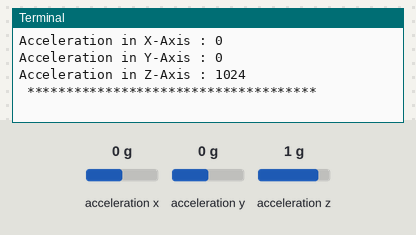
This program was run on a simulated Raspberry Pi (BCM pin numbers). On the bench: the last lines printed to the terminal. The test bench sets the inputs (shaded band); at power-on: acceleration x 0 g, acceleration y 0 g, acceleration z 1 g.

Above: at 1.2 s.
1.3 s: acceleration x set to -1.4 g
2.8 s: acceleration y set to -1.4 g
At 4.1 s:
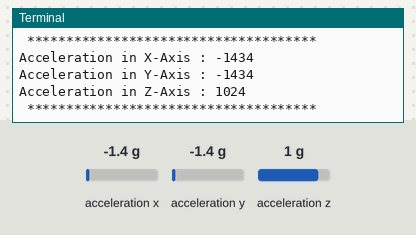
4.3 s: acceleration z set to -1.4 g
At 5.3 s:
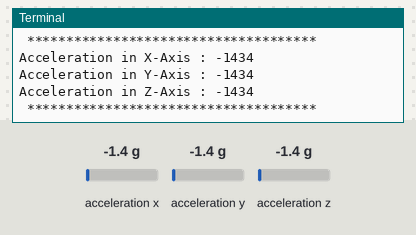

The program:

MMA8452Q.py
```python
# (licence header left out)
import smbus
import time

# Get I2C bus
bus = smbus.SMBus(1)

# I2C address of the device
MMA8452Q_DEFAULT_ADDRESS			= 0x1C

# MMA8452Q Register Map
MMA8452Q_REG_STATUS					= 0x00 # Data status Register
MMA8452Q_REG_OUT_X_MSB				= 0x01 # Output Value X MSB
MMA8452Q_REG_OUT_X_LSB				= 0x02 # Output Value X LSB
MMA8452Q_REG_OUT_Y_MSB				= 0x03 # Output Value Y MSB
MMA8452Q_REG_OUT_Y_LSB				= 0x04 # Output Value Y LSB
MMA8452Q_REG_OUT_Z_MSB				= 0x05 # Output Value Z MSB
MMA8452Q_REG_OUT_Z_LSB				= 0x06 # Output Value Z LSB
MMA8452Q_REG_SYSMOD					= 0x0B # System mode Register
MMA8452Q_REG_INT_SOURCE				= 0x0C # System Interrupt Status Register
MMA8452Q_REG_WHO_AM_I				= 0x0D # Device ID Register
MMA8452Q_REG_XYZ_DATA_CFG			= 0x0E # Data Configuration Register
MMA8452Q_REG_CTRL_REG1				= 0x2A # Control Register 1
MMA8452Q_REG_CTRL_REG2				= 0x2B # Control Register 2
MMA8452Q_REG_CTRL_REG3				= 0x2C # Control Register 3
MMA8452Q_REG_CTRL_REG4				= 0x2D # Control Register 4
MMA8452Q_REG_CTRL_REG5				= 0x2E # Control Register 5

# MMA8452Q Data Configuration Register
MMA8452Q_DATA_CFG_HPF_OUT			= 0x10 # Output Data High-Pass Filtered
MMA8452Q_DATA_CFG_FS_2				= 0x00 # Full-Scale Range = 2g
MMA8452Q_DATA_CFG_FS_4				= 0x01 # Full-Scale Range = 4g
MMA8452Q_DATA_CFG_FS_8				= 0x02 # Full-Scale Range = 8g

# MMA8452Q Control Register 1
MMA8452Q_ASLP_RATE_50				= 0x00 # Sleep mode rate = 50Hz
MMA8452Q_ASLP_RATE_12_5				= 0x40 # Sleep mode rate = 12.5Hz
MMA8452Q_ASLP_RATE_6_25				= 0x80 # Sleep mode rate = 6.25Hz
MMA8452Q_ASLP_RATE_1_56				= 0xC0 # Sleep mode rate = 1.56Hz
MMA8452Q_ODR_800					= 0x00 # Output Data Rate = 800Hz
MMA8452Q_ODR_400					= 0x08 # Output Data Rate = 400Hz
MMA8452Q_ODR_200					= 0x10 # Output Data Rate = 200Hz
MMA8452Q_ODR_100					= 0x18 # Output Data Rate = 100Hz
MMA8452Q_ODR_50						= 0x20 # Output Data Rate = 50Hz
MMA8452Q_ODR_12_5					= 0x28 # Output Data Rate = 12.5Hz
MMA8452Q_ODR_6_25					= 0x30 # Output Data Rate = 6.25Hz
MMA8452Q_ODR_1_56					= 0x38 # Output Data Rate = 1_56Hz
MMA8452Q_MODE_NORMAL				= 0x00 # Normal Mode
MMA8452Q_MODE_REDUCED_NOISE			= 0x04 # Reduced Noise Mode
MMA8452Q_MODE_FAST_READ				= 0x02 # Fast Read Mode
MMA8452Q_MODE_ACTIVE				= 0x01 # Active Mode
MMA8452Q_MODE_STANDBY				= 0x00 # Standby Mode

class MMA8452Q():
	def __init__(self):
		self.mode_configuration()
		self.data_configuration()

	def mode_configuration(self):
		"""Select the Control Register-1 configuration of the accelerometer from the given provided values"""
		MODE_CONFIG = (MMA8452Q_ODR_800 | MMA8452Q_MODE_NORMAL | MMA8452Q_MODE_ACTIVE)
		bus.write_byte_data(MMA8452Q_DEFAULT_ADDRESS, MMA8452Q_REG_CTRL_REG1, MODE_CONFIG)

	def data_configuration(self):
		"""Select the Data Configuration Register configuration of the accelerometer from the given provided values"""
		DATA_CONFIG = (MMA8452Q_DATA_CFG_FS_2)
		bus.write_byte_data(MMA8452Q_DEFAULT_ADDRESS, MMA8452Q_REG_XYZ_DATA_CFG, DATA_CONFIG)

	def read_accl(self):
		"""Read data back from MMA8452Q_REG_STATUS(0x00), 7 bytes
		Status register, X-Axis MSB, X-Axis LSB, Y-Axis MSB, Y-Axis LSB, Z-Axis MSB, Z-Axis LSB"""
		data = bus.read_i2c_block_data(MMA8452Q_DEFAULT_ADDRESS, MMA8452Q_REG_STATUS, 7)

		# Convert the data
		xAccl = (data[1] * 256 + data[2]) / 16
		if xAccl > 2047 :
			xAccl -= 4096

		yAccl = (data[3] * 256 + data[4]) / 16
		if yAccl > 2047 :
			yAccl -= 4096

		zAccl = (data[5] * 256 + data[6]) / 16
		if zAccl > 2047 :
			zAccl -= 4096

		return {'x' : xAccl, 'y' : yAccl, 'z' : zAccl}

from MMA8452Q import MMA8452Q
mma8452q = MMA8452Q()

while True :
	mma8452q.mode_configuration()
	mma8452q.data_configuration()
	time.sleep(0.5)
	accl = mma8452q.read_accl()
	print "Acceleration in X-Axis : %d"%(accl['x'])
	print "Acceleration in Y-Axis : %d"%(accl['y'])
	print "Acceleration in Z-Axis : %d"%(accl['z'])
	print " ************************************* "
	time.sleep(0.5)
```

Measured:
- after the input at 2.8 s, the terminal: prints a new line after 0.71 s (image 1)
- after the input at 4.3 s, the terminal: prints a new line after 0.22 s (image 2)
